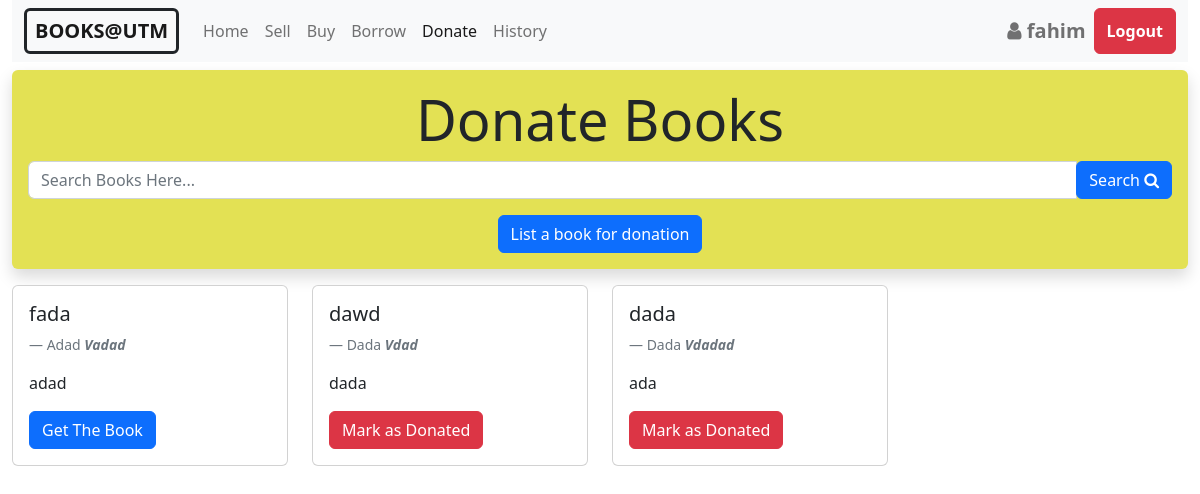
/donate-book/index.php (signed in), run on the app's committed database.
### tables this page shows
CREATE TABLE `donate_book` (
  `id` int(11) NOT NULL,
  `owner_id` int(11) NOT NULL,
  `book_name` varchar(50) NOT NULL,
  `author_name` varchar(50) NOT NULL,
  `book_version` varchar(20) NOT NULL,
  `book_publication` varchar(50) NOT NULL,
  `donate_status` int(11) NOT NULL DEFAULT 0
);

### donate-book/index.php (the view, shortened to what this page needs)
<?php
$loggedin = $_SESSION['logedin'];
if ($loggedin != 'true') {
    header('location:../login.php');
} else {
    $username = $_SESSION['username'];
}
?>
<html>
<head>
    <link rel="stylesheet" href="../css/bootstrap.min.css" />
    <link rel="stylesheet" href="https://cdnjs.cloudflare.com/ajax/libs/font-awesome/4.7.0/css/font-awesome.min.css" />
</head>
<body>
    <div class="container-fluid">
        <nav class="navbar navbar-expand-lg bg-light">
            <div class="container-fluid">
                <a class="navbar-brand text-decoration-none border border-dark border-3 rounded px-2" href="../home.php"><b>BOOKS@UTM</b></a>
                <div class="collapse navbar-collapse" id="navbarTogglerDemo02">
                    <ul class="navbar-nav me-auto mb-2 mb-lg-0">
                        <li class="nav-item">
                            <a class="nav-link" href="../home.php">Home</a>
                        </li>
                        <li class="nav-item">
                            <a class="nav-link" href="../sell-book">Sell</a>
                        </li>
                        <li class="nav-item">
                            <a class="nav-link" href="../buy-book">Buy</a>
                        </li>
                        <li class="nav-item">
                            <a class="nav-link" href="../borrow-book">Borrow</a>
                        </li>
                        <li class="nav-item">
                            <a class="nav-link active" aria-current="page" href="donate-book">Donate</a>
                        </li>
                        <li class="nav-item">
                            <a class="nav-link" href="../listing">History</a>
                        </li>
                    </ul>
                    <div class="d-flex ">
                        <span class="navbar-text fw-bold fs-5 mx-2">
                            <i class="fa fa-user " aria-hidden="true"></i>
                            <?php echo $username; ?>
                        </span>
                        <button class="btn btn-danger fw-bold" onclick="window.location.href='../login.php'">Logout</button>
                    </div>
                </div>
            </div>
        </nav>
        <div class="text-center shadow p-3 mt-2  rounded" style="background-color: #e3e154;">
            <h1 class="display-4">Donate Books</h1>
            <form class="form-inline" method="POST">
                <div class="input-group col-md-6">
                    <input type="text" name="book_name" class="form-control" placeholder="Search Books Here..." required />
                    <span class="input-group-btn">
                        <button class="btn btn-primary" type="submit" name="submit"> Search <i class="fa fa-search" aria-hidden="true"></i></button>
                    </span>
                </div>
            </form>
            <a href="list_for_donation.php" class="btn btn-primary">List a book for donation</a>
        </div>
        <div class="row row-cols-1 row-cols-sm-1 row-cols-md-2 row-cols-lg-4 g-4 mt-2">
            <?php
            $dbservername = "localhost";
            $dbusername = "root";
            $dbpassword = "";
            $dbname = "book_sell";
            $conn = mysqli_connect($dbservername, $dbusername, $dbpassword, $dbname);
            if (isset($_POST['submit'])) {
                $book_name = $_POST['book_name'];
                $sql = "SELECT * FROM donate_book WHERE donate_status=0 and book_name LIKE '%$book_name%'";
            } else {
                $sql = "SELECT * from donate_book where donate_status=0";
            }
            $res = mysqli_query($conn, $sql);
            if (mysqli_num_rows($res) > 0) {
                while ($row = mysqli_fetch_assoc($res)) {
            ?>
                    <div class="col d-flex justify-content-center mt-2">
                        <div class="card w-100">
                            <div class="card-body">
                                <h5 class="card-title"><?= $row["book_name"]; ?></h5>
                                <footer class="blockquote-footer mt-1 text-capitalize"><?= $row["author_name"]; ?> <cite class="fw-bold">v<?= $row["book_version"]; ?></cite></footer>
                                <p class="card-text"><?= $row["book_publication"]; ?></p>
                                <?php
                                if ($_SESSION['studentid'] == $row['owner_id']) {
                                    echo "<a class='btn btn-danger' href='mark_as_donated.php?book_id=" . $row['id'] . "'>Mark as Donated</a>";
                                } else {
                                    echo "<a class='btn btn-primary' href='details.php?id=" . $row['owner_id'] . "'>Get The Book</a>";
                                }
                                ?>
                            </div>
                        </div>
                    </div>
            <?php }
            }
            ?>
        </div>
    </div>
</body>
</html>

### data on the page
donate_book: book_name "fada", author_name "Adad", book_version "Adad", book_publication "adad"
donate_book: book_name "dawd", author_name "Dada", book_version "Dad", book_publication "dada"
donate_book: book_name "dada", author_name "Dada", book_version "Dadad", book_publication "ada"

### other printed values
$username "fahim"
